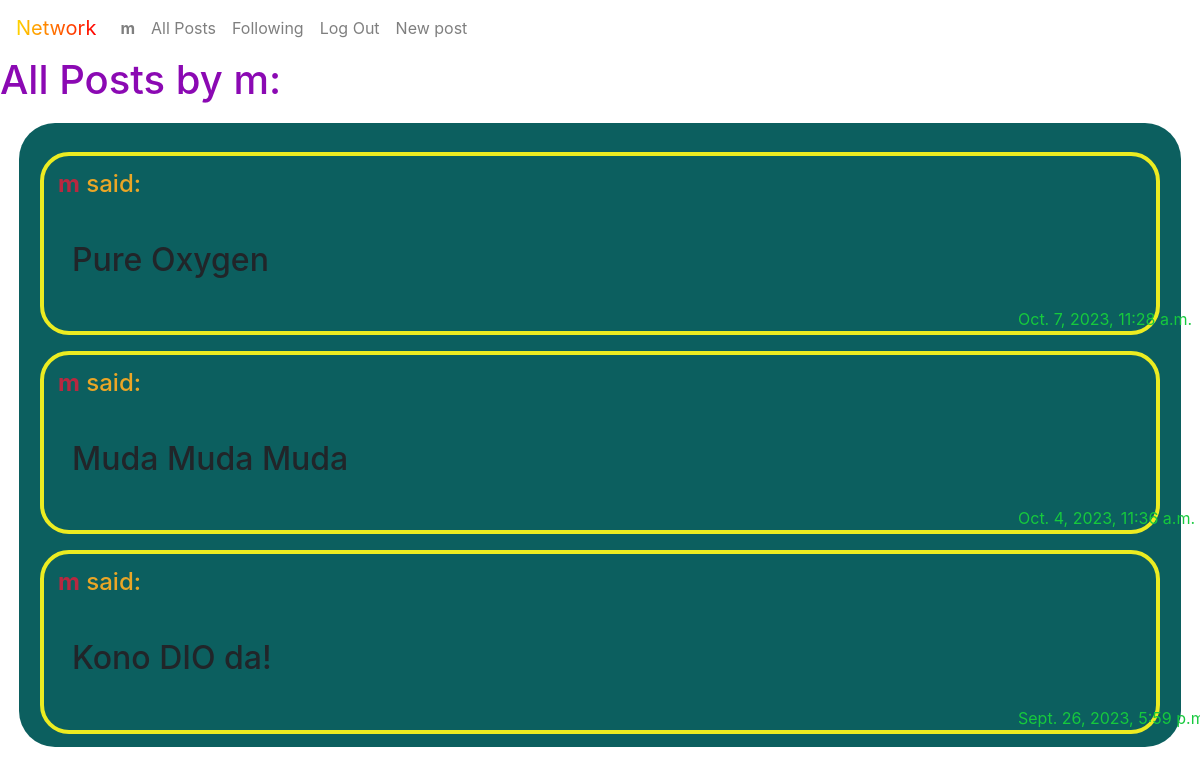
/profile/1, run on an earlier commit of the app's database.
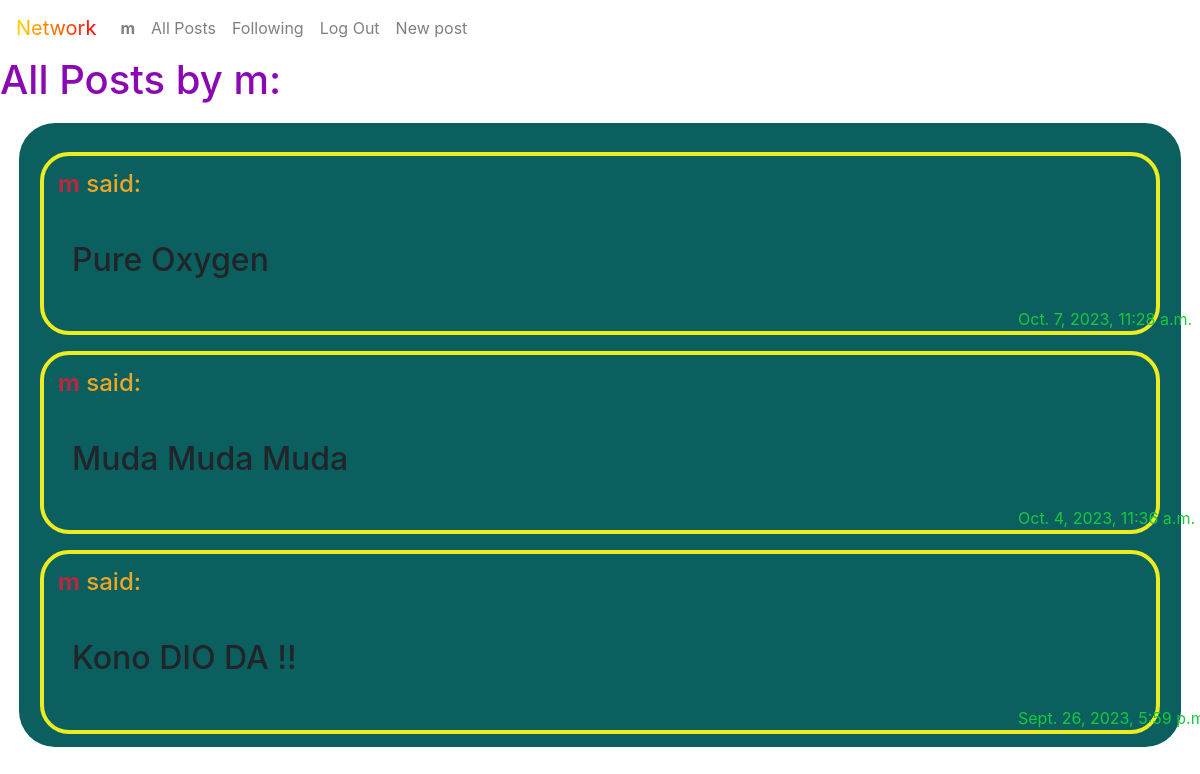
And on a later commit of the database.
### network/models.py (models this page shows, shortened)
class Post(models.Model):
    text =  models.CharField(blank=False, null=False, max_length=500)
    owner = models.ForeignKey(User, on_delete=models.CASCADE,)
    date = models.DateTimeField(auto_now_add=True,)
    likes = models.IntegerField(default = '0')
    class Meta:
        ordering = ['date']

### network/views.py (the view)
# urls.py: path("profile/<int:id>", views.profile, name="profile"),
def profile(request,id):
    user = User.objects.get(pk=id)
    all_post = Post.objects.filter(owner=id)
    posts = all_post.order_by("-date")
    try:
        check = Network.objects.get(following=user, follower=request.user.id)
    except Network.DoesNotExist:
        check = None
    return render(request, "network/profile.html", {"user":user, "posts":posts, "check":check})

### network/models.py (called while the page is built)
    def __str__(self):
        return f"{self.username}"

### network/templates/network/profile.html (shortened to what this page needs)
{% extends "network/layout.html" %}
{% block body %}
<h1 style="color: rgb(139, 9, 179);">All Posts by {{ user.username }}:</h1>
<div style="background-color: rgb(12, 95, 95);border-radius: 36px; padding: 13px; margin: 19px;">
    {% for post in posts %}
    <div style="border: 4px solid rgb(236, 236, 33); border-radius: 29px; margin-top: 16px; margin-right: 8px; margin-left: 8px; flex-direction: column;">
        <h4 style="padding: 8px; color: rgb(235, 166, 38); padding: 14px;"><strong><a style="color: rgb(184, 40, 64);" href="{% url 'profile' post.owner.id %}">{{ post.owner }}</a></strong> said:</h4>
        <h2 style="margin: 10px; padding: 18px;">{{ post.text }}</h2>
        <span style=" position: relative; left: 966px ;padding: 8px; color: rgb(22, 201, 61);">{{ post.date }} </span>
    </div>
    {% endfor %}
</div>
{% endblock %}

What changed in the data, as far as the page shows it:
changed Post: text "Kono DIO da!" → "Kono DIO DA !!"
